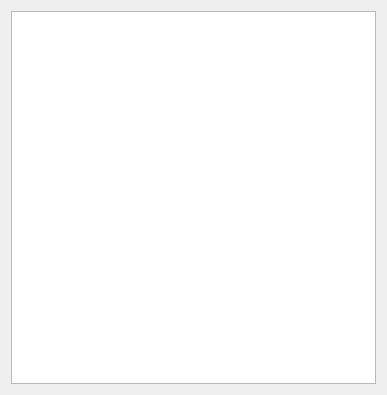
<?xml version="1.0" encoding="UTF-8"?>
<ui version="4.0">
 <class>usbwidget</class>
 <widget class="QWidget" name="usbwidget">
  <property name="geometry">
   <rect>
    <x>0</x>
    <y>0</y>
    <width>387</width>
    <height>395</height>
   </rect>
  </property>
  <property name="windowTitle">
   <string>Form</string>
  </property>
  <layout class="QGridLayout" name="gridLayout_2">
   <item row="0" column="0">
    <widget class="QListWidget" name="listWidget"/>
   </item>
  </layout>
 </widget>
 <resources/>
 <connections/>
</ui>
